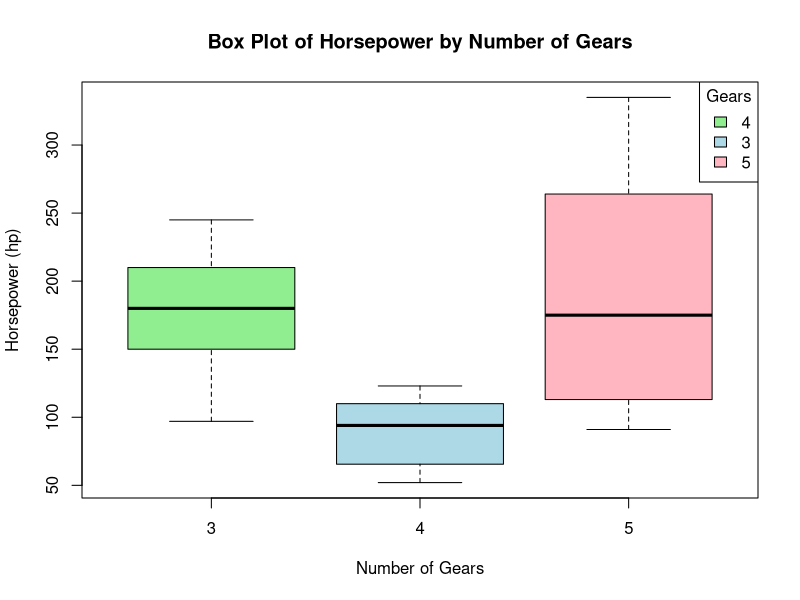

The R script that drew this image: (Note: this script raises an error after producing the figure.)
# Load the mtcars dataset (it's built-in)
data(mtcars)

# Open a PNG device to save the plot (optional)
png("boxplot_hp_gears.png", width = 1920, height = 1080, res = 300)

# Create the box plot of horsepower (hp) by gears (gear)
boxplot(mtcars$hp ~ mtcars$gear, 
        xlab = "Number of Gears", 
        ylab = "Horsepower (hp)", 
        main = "Box Plot of Horsepower by Number of Gears",
        col = c("lightgreen", "lightblue", "lightpink"), 
        pch = 19)  # pch specifies the symbol type for outliers

# Add a legend to differentiate between gears
legend("topright", 
       legend = unique(mtcars$gear), 
       title = "Gears", 
       fill = c("lightgreen", "lightblue", "lightpink"))

# Identify and label outliers
outliers <- boxplot(mtcars$hp ~ mtcars$gear, plot = FALSE)$out
outlier_indexes <- which(mtcars$hp %in% outliers)

# Label the outliers on the plot
text(x = as.numeric(mtcars$gear[outlier_indexes]), 
     y = mtcars$hp[outlier_indexes], 
     labels = rownames(mtcars)[outlier_indexes], 
     pos = 4, col = "red")

# Close the device (if saving to a file)
dev.off()
